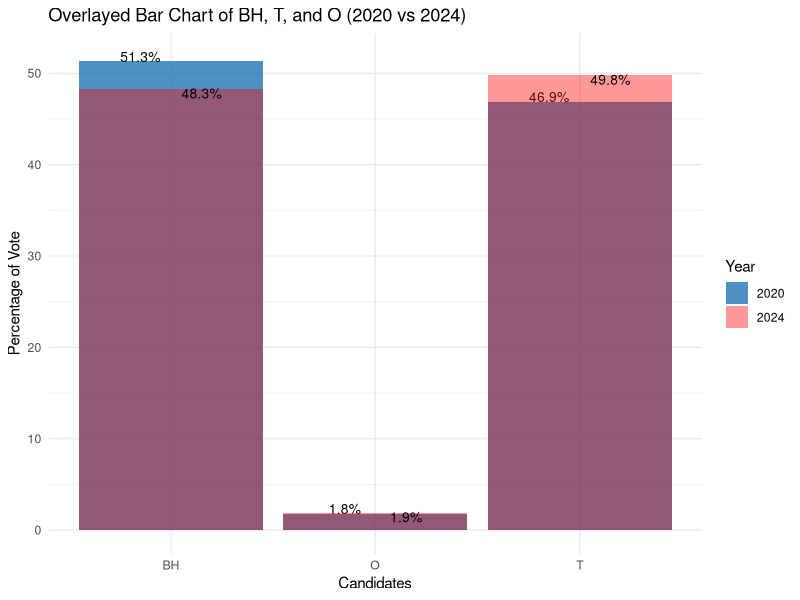
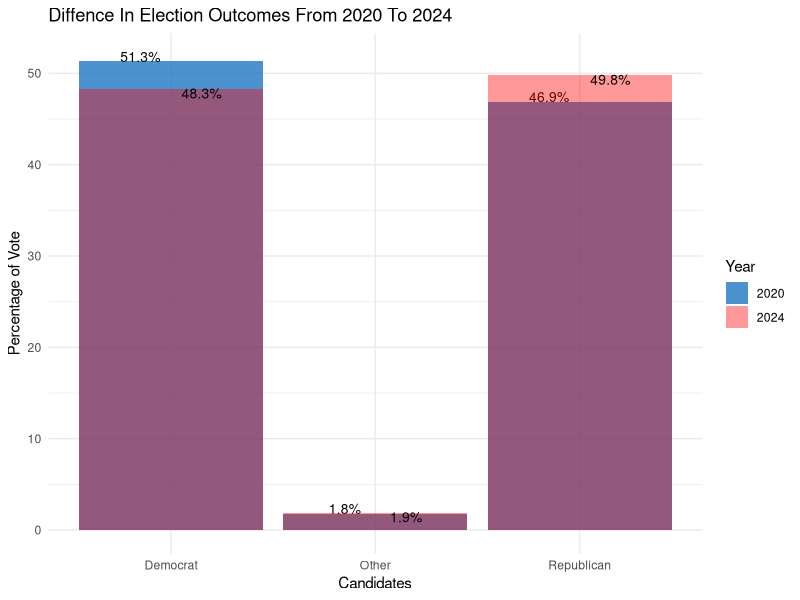
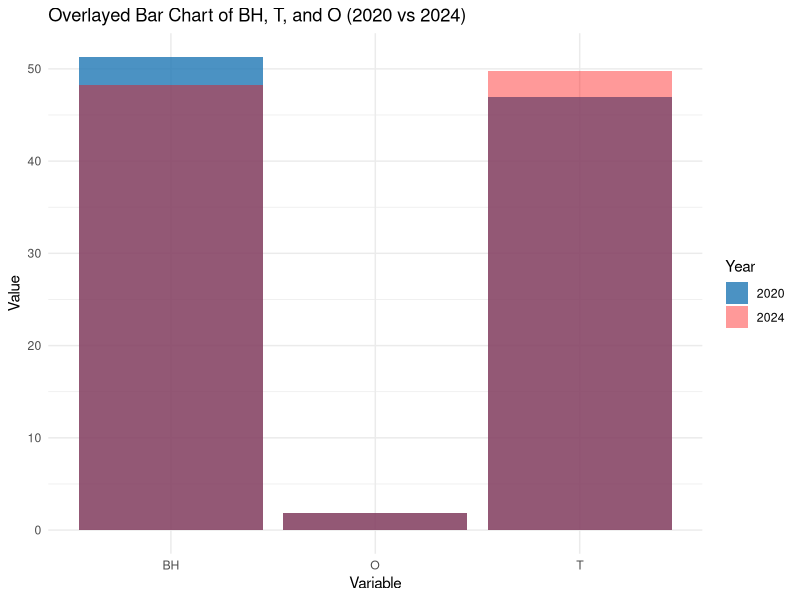
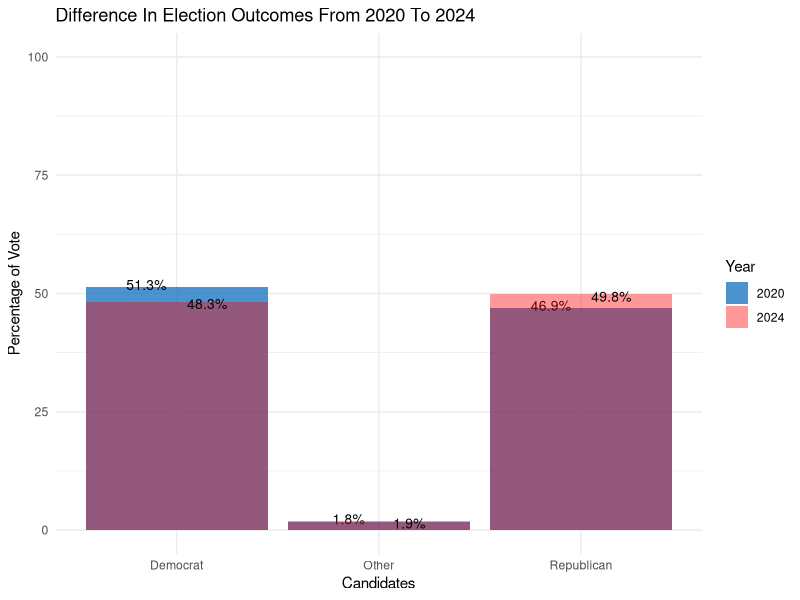

These charts were generated, in order, by the following R code:
## ---- chunk 1
knitr::opts_chunk$set(echo = TRUE)
## ---- chunk 2
library(readxl)
library(tidyverse)
Midterm <- read_excel("Midterm.xlsx")


## ---- chunk 3
# Original wide-format data
Midterm <- data.frame(
  Year = c("2020", "2024"),
  BH = c(51.3, 48.3),
  T  = c(46.9, 49.8),
  O  = c(1.8, 1.9)
)

# Reshape to long format
library(tidyr)
Midterm_long <- pivot_longer(Midterm, cols = c(BH, T, O), names_to = "Variable", values_to = "Value")

# Split by year
Midterm_2020 <- subset(Midterm_long, Year == "2020")
Midterm_2024 <- subset(Midterm_long, Year == "2024")

# Add percentage labels
Midterm_2020$Label <- paste0(Midterm_2020$Value, "%")
Midterm_2024$Label <- paste0(Midterm_2024$Value, "%")

# Plot with offset labels to prevent overlap
library(ggplot2)
ggplot() +
  geom_bar(data = Midterm_2020, aes(x = Variable, y = Value, fill = "2020"), 
           stat = "identity", position = "identity", alpha = 0.8) +
  geom_text(data = Midterm_2020, aes(x = Variable, y = Value, label = Label), 
            position = position_nudge(x = -0.15, y = 0.5), 
            color = "black", size = 3.5) +
  geom_bar(data = Midterm_2024, aes(x = Variable, y = Value, fill = "2024"), 
           stat = "identity", position = "identity", alpha = 0.4) +
  geom_text(data = Midterm_2024, aes(x = Variable, y = Value, label = Label), 
            position = position_nudge(x = 0.15, y = -0.5), 
            color = "black", size = 3.5) +
  scale_fill_manual(values = c("2020" = "#1f77b4", "2024" = "red")) +
  labs(title = "Overlayed Bar Chart of BH, T, and O (2020 vs 2024)",
       x = "Candidates",
       y = "Percentage of Vote",
       fill = "Year") +
  theme_minimal()
## ---- chunk 4
# Original wide-format data this this this
Midterm <- data.frame(
  Year = c("2020", "2024"),
  BH = c(51.3, 48.3),
  T  = c(46.9, 49.8),
  O  = c(1.8, 1.9)
)

# Reshape to long format
library(tidyr)
Midterm_long <- pivot_longer(Midterm, cols = c(BH, T, O), names_to = "Variable", values_to = "Value")

# Rename variables
Midterm_long$Variable <- recode(Midterm_long$Variable,
                                BH = "Democrat",
                                O  = "Other",
                                T  = "Republican")

# Set factor levels to control order
Midterm_long$Variable <- factor(Midterm_long$Variable, levels = c("Democrat", "Other", "Republican"))

# Split by year
Midterm_2020 <- subset(Midterm_long, Year == "2020")
Midterm_2024 <- subset(Midterm_long, Year == "2024")

# Add percentage labels
Midterm_2020$Label <- paste0(Midterm_2020$Value, "%")
Midterm_2024$Label <- paste0(Midterm_2024$Value, "%")

# Plot with offset labels to prevent overlap
library(ggplot2)
ggplot() +
  geom_bar(data = Midterm_2020, aes(x = Variable, y = Value, fill = "2020"), 
           stat = "identity", position = "identity", alpha = 0.8) +
  geom_text(data = Midterm_2020, aes(x = Variable, y = Value, label = Label), 
            position = position_nudge(x = -0.15, y = 0.5), 
            color = "black", size = 3.5) +
  geom_bar(data = Midterm_2024, aes(x = Variable, y = Value, fill = "2024"), 
           stat = "identity", position = "identity", alpha = 0.4) +
  geom_text(data = Midterm_2024, aes(x = Variable, y = Value, label = Label), 
            position = position_nudge(x = 0.15, y = -0.5), 
            color = "black", size = 3.5) +
  scale_fill_manual(values = c("2020" = "#1f77c1", "2024" = "#FF0000")) +
  labs(title = "Diffence In Election Outcomes From 2020 To 2024",
       x = "Candidates",
       y = "Percentage of Vote",
       fill = "Year") +
  theme_minimal()







## ---- chunk 5


Midterm <- data.frame(
  Year = c("2020", "2024"),
  BH = c(51.3, 48.3),
  T  = c(46.9, 49.8),
  O  = c(1.8, 1.9)
)


Midterm_long <- pivot_longer(Midterm, cols = c(BH, T, O), names_to = "Variable", values_to = "Value")

Midterm_2020 <- subset(Midterm_long, Year == "2020")
Midterm_2024 <- subset(Midterm_long, Year == "2024")


ggplot() +
  geom_bar(data = Midterm_2020, aes(x = Variable, y = Value, fill = "2020"), 
           stat = "identity", position = "identity", alpha = 0.8) +
  geom_bar(data = Midterm_2024, aes(x = Variable, y = Value, fill = "2024"), 
           stat = "identity", position = "identity", alpha = 0.4) +
  scale_fill_manual(values = c("2020" = "#1f77b4", "2024" = "red")) +
  labs(title = "Overlayed Bar Chart of BH, T, and O (2020 vs 2024)",
       x = "Variable",
       y = "Value",
       fill = "Year") +
  theme_minimal()
## ---- chunk 6
# Original wide-format data
Midterm <- data.frame(
  Year = c("2020", "2024"),
  BH = c(51.3, 48.3),
  T  = c(46.9, 49.8),
  O  = c(1.8, 1.9)
)

# Reshape to long format
library(tidyr)
Midterm_long <- pivot_longer(Midterm, cols = c(BH, T, O), names_to = "Variable", values_to = "Value")

# Rename variables
Midterm_long$Variable <- recode(Midterm_long$Variable,
                                BH = "Democrat",
                                O  = "Other",
                                T  = "Republican")

# Set factor levels to control order
Midterm_long$Variable <- factor(Midterm_long$Variable, levels = c("Democrat", "Other", "Republican"))

# Split by year
Midterm_2020 <- subset(Midterm_long, Year == "2020")
Midterm_2024 <- subset(Midterm_long, Year == "2024")

# Add percentage labels
Midterm_2020$Label <- paste0(Midterm_2020$Value, "%")
Midterm_2024$Label <- paste0(Midterm_2024$Value, "%")

# Plot with offset labels and extended y-axis
library(ggplot2)
ggplot() +
  geom_bar(data = Midterm_2020, aes(x = Variable, y = Value, fill = "2020"), 
           stat = "identity", position = "identity", alpha = 0.8) +
  geom_text(data = Midterm_2020, aes(x = Variable, y = Value, label = Label), 
            position = position_nudge(x = -0.15, y = 0.5), 
            color = "black", size = 3.5) +
  geom_bar(data = Midterm_2024, aes(x = Variable, y = Value, fill = "2024"), 
           stat = "identity", position = "identity", alpha = 0.4) +
  geom_text(data = Midterm_2024, aes(x = Variable, y = Value, label = Label), 
            position = position_nudge(x = 0.15, y = -0.5), 
            color = "black", size = 3.5) +
  scale_fill_manual(values = c("2020" = "#1f77c1", "2024" = "#FF0000")) +
  labs(title = "Difference In Election Outcomes From 2020 To 2024",
       x = "Candidates",
       y = "Percentage of Vote",
       fill = "Year") +
  coord_cartesian(ylim = c(0, 100)) +
  theme_minimal()
